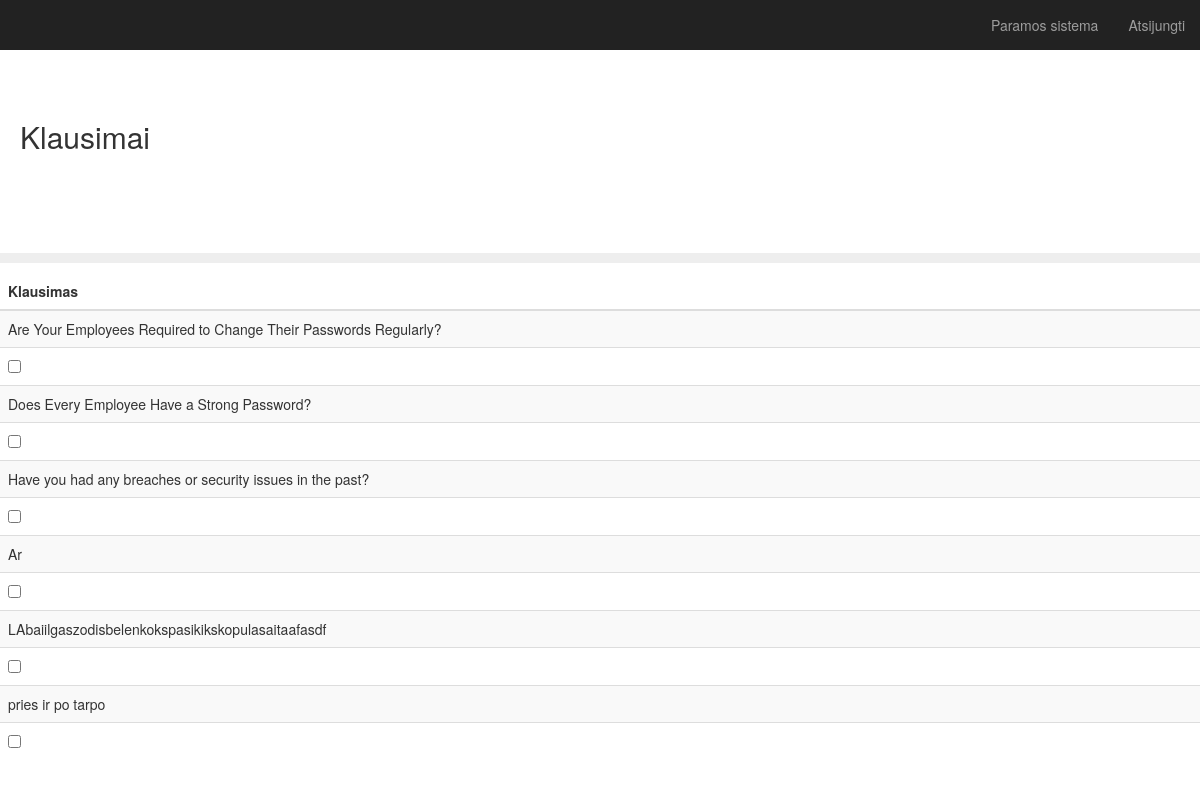
Before: /survey (signed in) with the older database file.
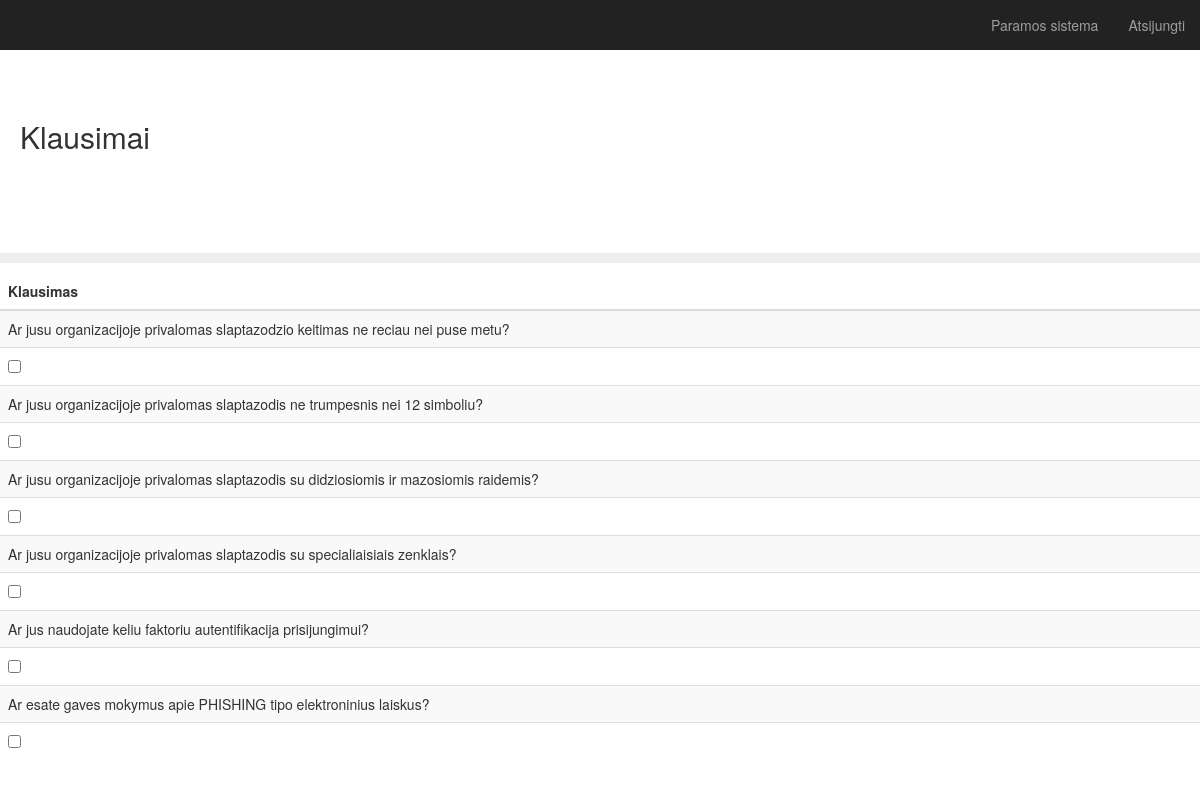
After: the same page with the newer database file.
### app.py (models this page shows)
class Todo(db.Model):
    id = db.Column(db.Integer, primary_key=True)
    question = db.Column(db.String(200), nullable=False)
    impact = db.Column(db.Integer, nullable=False)
    likelihood = db.Column(db.Integer, nullable=False)
    date_created = db.Column(db.DateTime, default=datetime.utcnow)

### app.py (the view)
@app.route('/survey', methods=['GET'])
@login_required
def survey():
        rows = Todo.query.order_by(Todo.date_created).all()
        return render_template('survey.html', rows=rows)

### app.py (called while the page is built)
@login_manager.user_loader
def load_user(user_id):
    return User.query.get(int(user_id))

### templates/survey.html (shortened to what this page needs)
{% extends "bootstrap/base.html" %}
{% block styles %}
{{super()}}
<link rel="stylesheet" href="{{url_for('.static', filename='main.css')}}">
{% endblock %}
{% block content %}
    <nav class="navbar navbar-inverse navbar-fixed-top">
      <div class="container-fluid">
        <div id="navbar" class="navbar-collapse collapse">
          <ul class="nav navbar-nav navbar-right">
            <li><a href="#">Paramos sistema</a></li>
            <li><a href="{{ url_for('logout') }}">Atsijungti</a></li>
          </ul>
        </div>
      </div>
    </nav>
  <h2 class="sub-header">Klausimai</h2>
          <div class="table-responsive">
            <table class="table table-striped">
              <thead>
                <tr>
                  <th>Klausimas</th>
                </tr>
              </thead>
              <tbody>
                {% for row in rows %}
                <tr>
                    <td>{{ row.question }}</td>
                    <tr>
                    <td><input type="checkbox"></td>
                    </tr>
                </tr>
            {% endfor %}
              </tbody>
{% endblock %}

Changed rows visible on the page:
removed Todo: question "Does Every Employee Have a Strong Password?"
removed Todo: question "Have you had any breaches or security issues in the past?"
removed Todo: question "Ar"
removed Todo: question "LAbaiilgaszodisbelenkokspasikikskopulasaitaafasdf"
removed Todo: question "pries ir po tarpo"
changed Todo: question "Are Your Employees Required to Change Their Passwords Regularly?" → "Ar jusu organizacijoje privalomas slaptazodzio keitimas ne reciau nei puse metu?"
added Todo: question "Ar jusu organizacijoje privalomas slaptazodis ne trumpesnis nei 12 simboliu?"
added Todo: question "Ar jusu organizacijoje privalomas slaptazodis su didziosiomis ir mazosiomis raidemis?"
added Todo: question "Ar jusu organizacijoje privalomas slaptazodis su specialiaisiais zenklais?"
added Todo: question "Ar jus naudojate keliu faktoriu autentifikacija prisijungimui?"
added Todo: question "Ar esate gaves mokymus apie PHISHING tipo elektroninius laiskus?"
